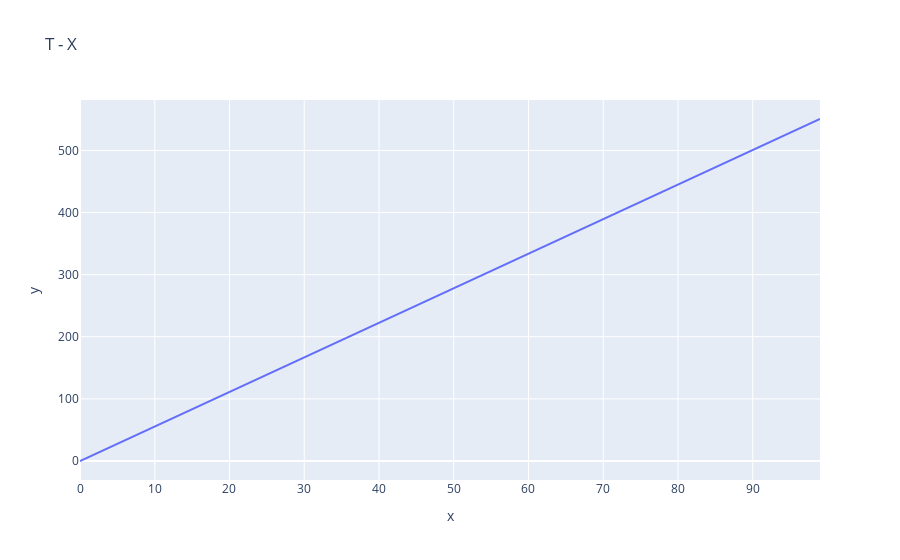

Notebook source saved alongside this figure:
### Markdown cell above
# simple wave

### Code cell
import plotly.express as ex
import plotly.graph_objects as go
fig = ex.line(x = Xs , y = Ts, title = 'T - X')
fig.show()
# T = a * X , a = 5.56

### Figure 1 — Plotly figure (JSON) as saved in the notebook; plotly's stock layout.template omitted (floating-point values rounded to 4 significant figures)
{"data": [{"hovertemplate": "x=%{x}<br>y=%{y}<extra></extra>", "legendgroup": "", "line": {"color": "#636efa", "dash": "solid"}, "marker": {"symbol": "circle"}, "mode": "lines", "name": "", "orientation": "v", "showlegend": false, "type": "scatter", "x": [0, 1, 2, 3, 4, 5, 6, 7, 8, 9, 10, 11, 12, 13, 14, 15, 16, 17, 18, 19, 20, 21, 22, 23, 24, 25, 26, 27, 28, 29, 30, 31, 32, 33, 34, 35, 36, 37, 38, 39, 40, 41, 42, 43, 44, 45, 46, 47, 48, 49, 50, 51, 52, 53, 54, 55, 56, 57, 58, 59, 60, 61, 62, 63, 64, 65, 66, 67, 68, 69, 70, 71, 72, 73, 74, 75, 76, 77, 78, 79, 80, 81, 82, 83, 84, 85, 86, 87, 88, 89, 90, 91, 92, 93, 94, 95, 96, 97, 98, 99], "xaxis": "x", "y": [0, 5.562, 11.12, 16.69, 22.25, 27.81, 33.37, 38.93, 44.49, 50.06, 55.62, 61.18, 66.74, 72.3, 77.87, 83.43, 88.99, 94.55, 100.1, 105.7, 111.2, 116.8, 122.4, 127.9, 133.5, 139.0, 144.6, 150.2, 155.7, 161.3, 166.9, 172.4, 178.0, 183.5, 189.1, 194.7, 200.2, 205.8, 211.3, 216.9, 222.5, 228.0, 233.6, 239.2, 244.7, 250.3, 255.8, 261.4, 267.0, 272.5, 278.1, 283.7, 289.2, 294.8, 300.3, 305.9, 311.5, 317.0, 322.6, 328.1, 333.7, 339.3, 344.8, 350.4, 356.0, 361.5, 367.1, 372.6, 378.2, 383.8, 389.3, 394.9, 400.5, 406.0, 411.6, 417.1, 422.7, 428.3, 433.8, 439.4, 444.9, 450.5, 456.1, 461.6, 467.2, 472.8, 478.3, 483.9, 489.4, 495.0, 500.6, 506.1, 511.7, 517.2, 522.8, 528.4, 533.9, 539.5, 545.1, 550.6], "yaxis": "y"}], "layout": {"legend": {"tracegroupgap": 0}, "title": {"text": "T - X"}, "xaxis": {"anchor": "y", "domain": [0, 1], "title": {"text": "x"}}, "yaxis": {"anchor": "x", "domain": [0, 1], "title": {"text": "y"}}}}
